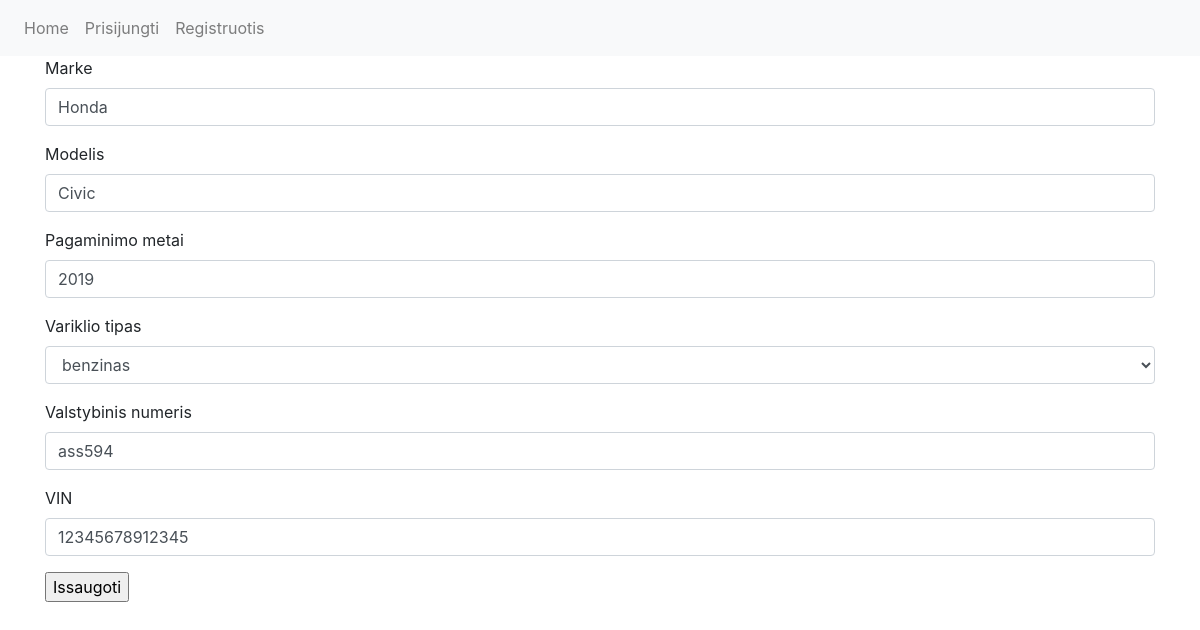
Screenshot of /edit_car/1 with the database file from the repository.
### autoservisas/models.py (models this page shows, shortened)
class Car(db.Model):
    id = db.Column(db.Integer, primary_key=True)
    make = db.Column(db.String(50), nullable=False)
    model = db.Column(db.String(50), nullable=False)
    year = db.Column(db.Integer(), nullable=False)
    engine = db.Column(db.String(50), nullable=False)
    registration = db.Column(db.String(6), unique=True, nullable=False)
    vin = db.Column(db.String(17), unique=True, nullable=False)
    user_id = db.Column(db.Integer, db.ForeignKey('user.id'))
    vartotojas = db.relationship("User")

### autoservisas/routes.py (the view, shortened to what this page needs)
@app.route("/edit_car/<int:id>", methods=["GET", "POST"])
def edit_car(id):
    form = forms.CarForm()
    try:
        car = Car.query.get(id)
    except:
        return redirect(url_for('cars'))
    return render_template("car_form.html", form=form, car=car)

### autoservisas/forms.py
class CarForm(FlaskForm):
    make = StringField('Marke', [DataRequired()])
    model = StringField('Modelis', [DataRequired()])
    year = IntegerField('Pagaminimo metai', [DataRequired(), NumberRange(
        min=1908, max=2023, message='neteisingai ivesti pagaminimo metai')])
    engine = SelectField('Variklio tipas', [DataRequired()], choices=[
                         'benzinas', 'dyzelis', 'benzinas/dujos', 'benzinas/elektra', 'elektra'])
    registration = StringField('Valstybinis numeris', [DataRequired(), Length(
        min=1, max=6, message='netinkamas simboliu skaicius')])
    vin = StringField('VIN', [DataRequired(), Length(
        min=11, max=17, message='netinkamas simboliu skaicius')])
    submit = SubmitField('Issaugoti')

### autoservisas/templates/car_form.html (shortened to what this page needs)
{% extends 'base.html' %} {% block content %}
<form method="post" action="#">
  <div class="form-group">
    {{form.make.label(class="form-control-label")}} {% if car %}
    {{form.make(class="form-control", value=car.make)}} {% else %}
    {{form.make(class="form-control")}} {% endif %}
  </div>
  <div class="form-group">
    {{form.model.label(class="form-control-label")}} {% if car %}
    {{form.model(class="form-control", value=car.model)}} {% else %}
    {{form.model(class="form-control")}} {% endif %}
  </div>
  <div class="form-group">
    {{form.year.label(class="form-control-label")}} {% if car %}
    {{form.year(class="form-control", value=car.year)}} {% else %}
    {{form.year(class="form-control")}} {% endif %}
  </div>
  <div class="form-group">
    {{form.engine.label(class="form-control-label")}} {% if car %}
    {{form.engine(class="form-control", value=car.engine)}} {% else %}
    {{form.engine(class="form-control")}} {% endif %}
  </div>
  <div class="form-group">
    {{form.registration.label(class="form-control-label")}} {% if car %}
    {{form.registration(class="form-control", value=car.registration)}} {% else
    %} {{form.registration(class="form-control")}} {% endif %}
  </div>
  <div class="form-group">
    {{form.vin.label(class="form-control-label")}} {% if car %}
    {{form.vin(class="form-control", value=car.vin)}} {% else %}
    {{form.vin(class="form-control")}} {% endif %}
  </div>
  {{form.submit()}}
</form>
{% endblock content %}

### rows the page displays
Car: make "Honda", model "Civic", year "2019", engine "benzinas", registration "ass594", vin "12345678912345"
